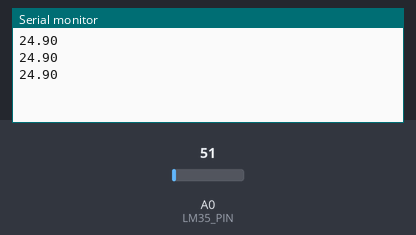
A sketch run on a simulated Arduino Uno, built with avr-gcc and run on an emulated ATmega328P. On the bench: the last lines printed to the serial monitor. The inputs (shaded band) are chosen by the test bench; at power-on: A0 (LM35_PIN) = 51.

Above: at 1.3 s.
1.4 s: A0 (LM35_PIN) set to 61
At 1.9 s:
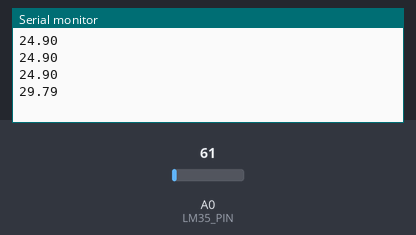
2.9 s: A0 (LM35_PIN) set to 71
At 3.4 s:
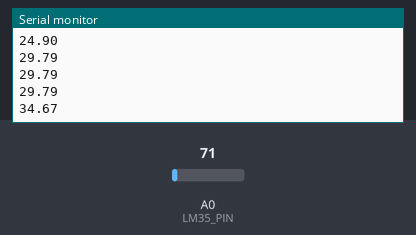
Timing chart, 0 to 5.9 s (numbered marks = the images above; inputs shaded):
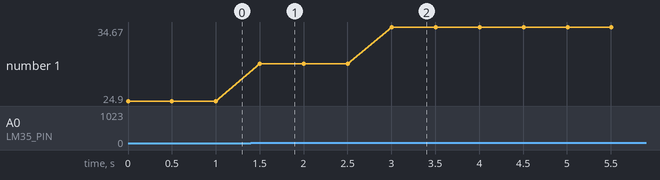

The sketch:

03_temperature_lm35.ino
```cpp
// 코아랩 파이썬 x 아두이노 - 03 온도센서(LM35)
// 회로: LM35 왼쪽 다리(+Vs) - 5V, 가운데 다리(Vout) - A0, 오른쪽 다리(GND) - GND
// (센서의 평평한 면이 나를 향하게 놓았을 때)

const int LM35_PIN = A0;

void setup() {
  Serial.begin(9600);
}

void loop() {
  int raw = analogRead(LM35_PIN);        // 0 ~ 1023
  float celsius = raw * 500.0 / 1024.0;  // LM35: 1℃ = 10mV, 기준 전압 5V
  Serial.println(celsius);
  delay(500);
}
```

Measured:
- after the input at 1.4 s, the serial monitor: prints a new line after 0.10 s (image 1)
- after the input at 2.9 s, the serial monitor: prints a new line after 0.10 s (image 2)
- plotted number 1: 24.9 → 29.79 after the input at 1.4 s, 29.79 → 34.67 after the input at 2.9 s
